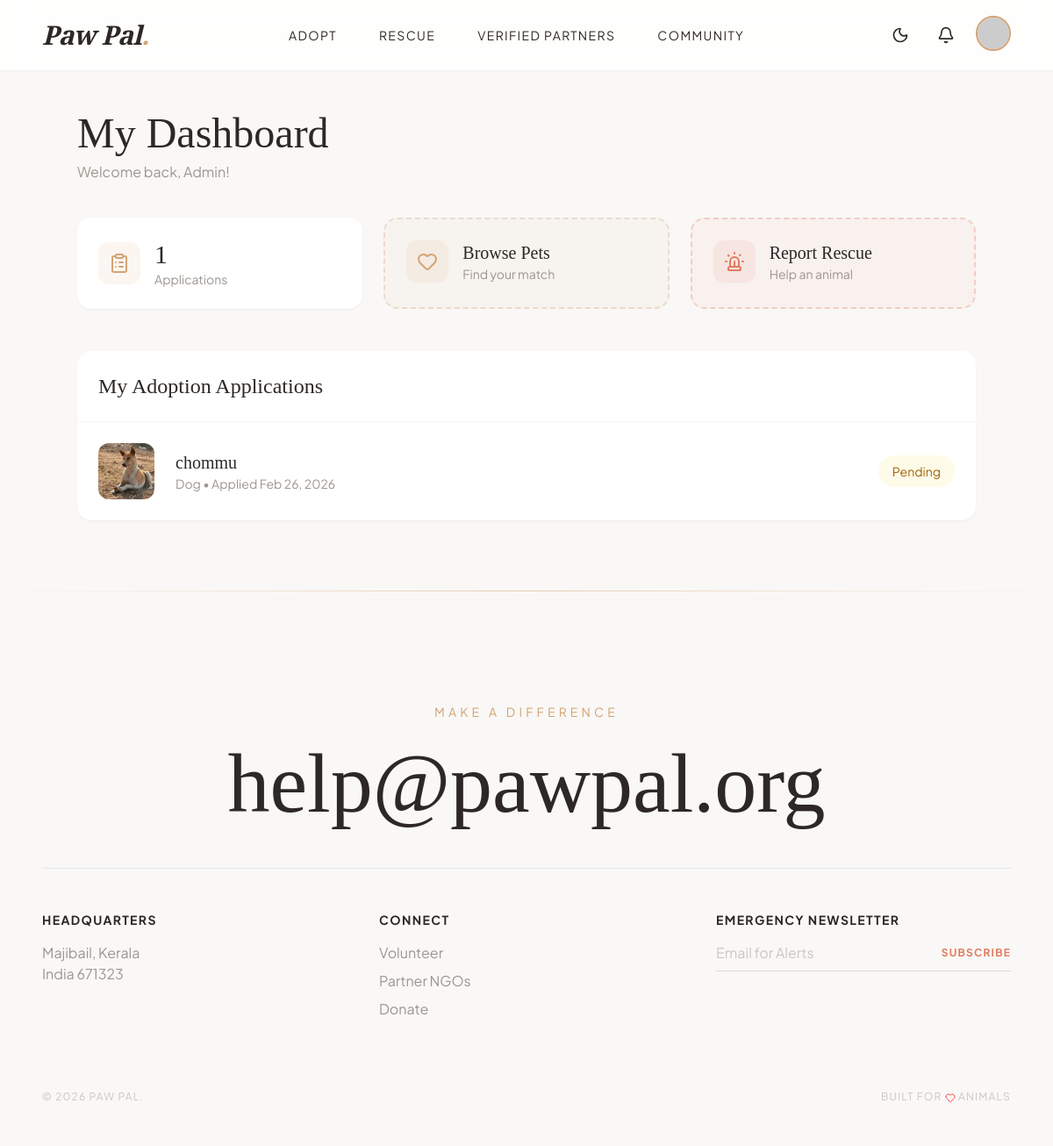
The app's page /public/index.php (signed in), older data.
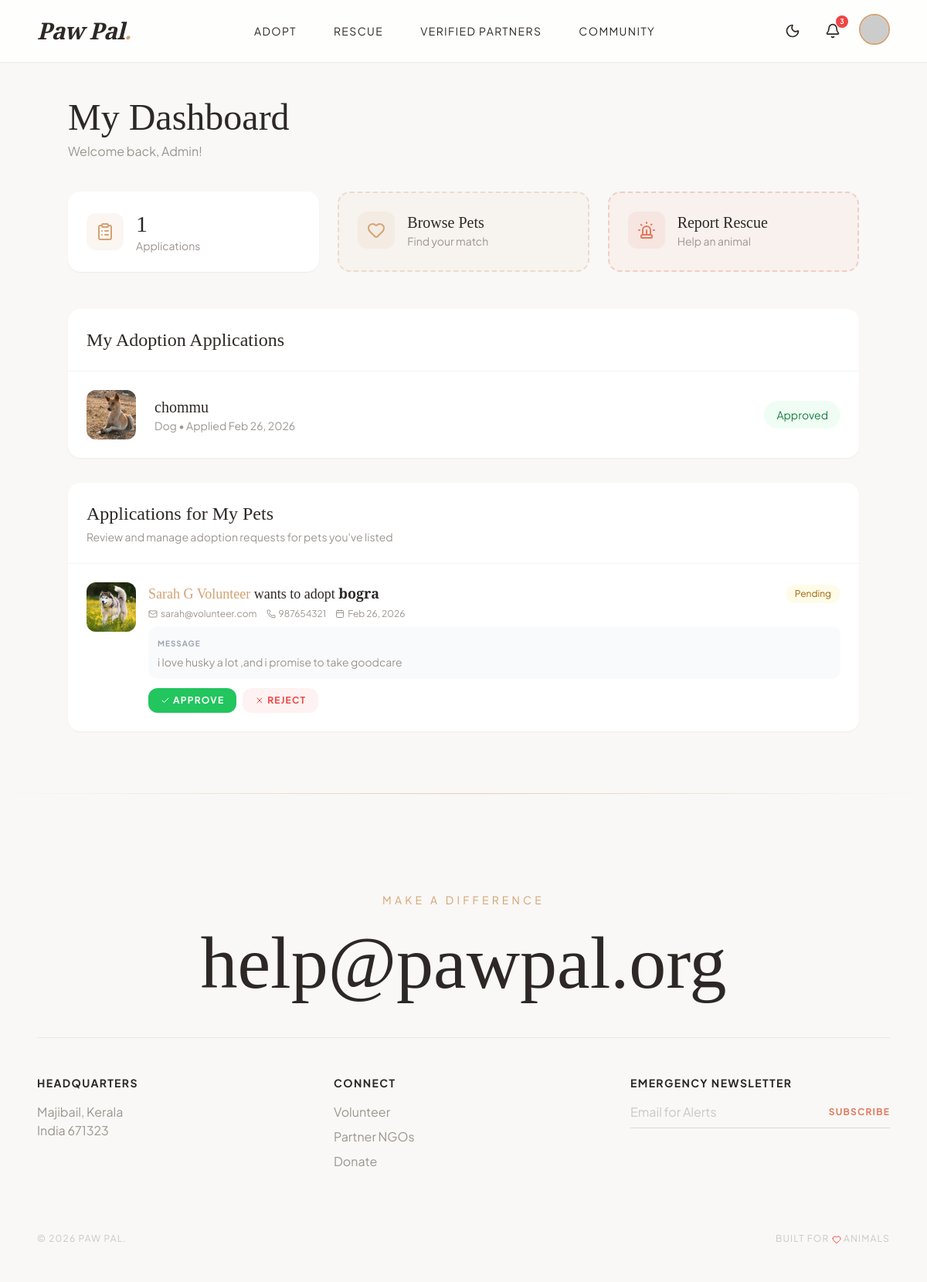
The same page, newer data.
### tables this page shows
CREATE TABLE `adoption_applications` (
  `id` int(11) NOT NULL,
  `user_id` int(11) DEFAULT NULL,
  `pet_id` int(11) DEFAULT NULL,
  `message` text DEFAULT NULL,
  `status` enum('Pending','Approved','Rejected') DEFAULT 'Pending',
  `admin_notes` text DEFAULT NULL,
  `owner_response` enum('Pending','Deal','No Deal') DEFAULT 'Pending',
  `owner_notes` text DEFAULT NULL,
  `application_date` timestamp NOT NULL DEFAULT current_timestamp()
);

CREATE TABLE `pets` (
  `id` int(11) NOT NULL,
  `name` varchar(50) NOT NULL,
  `type` enum('dog','cat','bird','other') NOT NULL,
  `breed` varchar(50) DEFAULT NULL,
  `age` varchar(20) DEFAULT NULL,
  `gender` enum('Male','Female') NOT NULL,
  `description` text DEFAULT NULL,
  `image` varchar(255) DEFAULT 'default_pet.jpg',
  `status` enum('Available','Adopted','Pending') DEFAULT 'Available',
  `added_by` int(11) DEFAULT NULL,
  `added_at` timestamp NOT NULL DEFAULT current_timestamp()
);

CREATE TABLE `users` (
  `id` int(11) NOT NULL,
  `username` varchar(50) NOT NULL,
  `email` varchar(100) NOT NULL,
  `password` varchar(255) NOT NULL,
  `phone` varchar(20) DEFAULT NULL,
  `address` text DEFAULT NULL,
  `role` enum('user','admin','volunteer','rescuer','organization') DEFAULT 'user',
  `is_verified` tinyint(1) DEFAULT 0,
  `created_at` timestamp NOT NULL DEFAULT current_timestamp(),
  `gender` varchar(20) DEFAULT NULL,
  `dob` date DEFAULT NULL,
  `profile_image` varchar(255) DEFAULT NULL,
  `lives_saved` int(11) DEFAULT 0,
  `organization_name` varchar(150) DEFAULT NULL
);

### public/index.php (the view, shortened to what the rows shown need)
<?php
include '../config.php';
$userId = $_SESSION['user_id'];
$applications = $conn->query("SELECT aa.*, p.name as pet_name, p.type, p.image
                               FROM adoption_applications aa
                               JOIN pets p ON aa.pet_id = p.id
                               WHERE aa.user_id = $userId
                               ORDER BY aa.application_date DESC");
$ownerApps = $conn->query("SELECT aa.*, u.username as applicant_name, u.email as applicant_email, u.phone as applicant_phone,
                                   p.name as pet_name, p.type, p.image as pet_image
                            FROM adoption_applications aa
                            JOIN users u ON aa.user_id = u.id
                            JOIN pets p ON aa.pet_id = p.id
                            WHERE p.added_by = $userId
                            ORDER BY aa.application_date DESC");
include '../includes/header.php';
?>
<section class="pt-32 pb-20 px-6">
    <div class="max-w-5xl mx-auto">
        <div class="mb-10">
            <h1 class="font-serif text-5xl mb-2">My Dashboard</h1>
        </div>
        <div class="bg-white rounded-2xl shadow-sm overflow-hidden">
            <div class="p-6 border-b border-gray-100">
                <h2 class="font-serif text-2xl">My Adoption Applications</h2>
            </div>
            <?php if ($applications->num_rows > 0): ?>
                <div class="divide-y divide-gray-50">
                    <?php while ($app = $applications->fetch_assoc()): ?>
                        <div class="p-6 flex items-center gap-6 hover:bg-gray-50 transition-colors">
                            <div class="w-16 h-16 rounded-xl overflow-hidden flex-shrink-0">
                                <img src="<?php echo file_exists('../uploads/pets/' . $app['image']) ? '../uploads/pets/' . $app['image'] : 'https://images.unsplash.com/photo-1587300003388-59208cc962cb?w=100'; ?>"
                                    alt="<?php echo htmlspecialchars($app['pet_name']); ?>" class="w-full h-full object-cover">
                            </div>
                            <div class="flex-1">
                                <h3 class="font-serif text-xl"><?php echo htmlspecialchars($app['pet_name']); ?></h3>
                                <p class="text-sm text-paw-gray capitalize"><?php echo $app['type']; ?> • Applied
                                    <?php echo date('M d, Y', strtotime($app['application_date'])); ?>
                                </p>
                            </div>
                            <span
                                class="px-4 py-2 text-sm rounded-full
                            <?php echo $app['status'] === 'Pending' ? 'bg-yellow-50 text-yellow-700' :
                                ($app['status'] === 'Approved' ? 'bg-green-50 text-green-700' : 'bg-red-50 text-red-700'); ?>">
                                <?php echo $app['status']; ?>
                            </span>
                        </div>
                    <?php endwhile; ?>
                </div>
            <?php endif; ?>
        </div>
        <?php if ($ownerApps && $ownerApps->num_rows > 0): ?>
            <div class="bg-white rounded-2xl shadow-sm overflow-hidden mt-8">
                <div class="p-6 border-b border-gray-100">
                    <h2 class="font-serif text-2xl">Applications for My Pets</h2>
                </div>
                <div class="divide-y divide-gray-50">
                    <?php while ($oApp = $ownerApps->fetch_assoc()): ?>
                        <div class="p-6 hover:bg-gray-50 transition-colors">
                            <div class="flex items-start gap-4">
                                <div class="w-16 h-16 rounded-xl overflow-hidden flex-shrink-0">
                                    <img src="<?php echo file_exists('../uploads/pets/' . $oApp['pet_image']) ? '../uploads/pets/' . rawurlencode($oApp['pet_image']) : 'https://images.unsplash.com/photo-1587300003388-59208cc962cb?w=100'; ?>"
                                        alt="<?php echo htmlspecialchars($oApp['pet_name']); ?>"
                                        class="w-full h-full object-cover">
                                </div>
                                <div class="flex-1">
                                    <div class="flex flex-wrap items-center justify-between gap-2 mb-1">
                                        <h3 class="font-serif text-lg">
                                            <span
                                                class="text-paw-accent"><?php echo htmlspecialchars($oApp['applicant_name']); ?></span>
                                            wants to adopt <strong><?php echo htmlspecialchars($oApp['pet_name']); ?></strong>
                                        </h3>
                                        <span
                                            class="px-3 py-1 text-xs rounded-full
                                            <?php echo $oApp['status'] === 'Pending' ? 'bg-yellow-50 text-yellow-700' :
                                                ($oApp['status'] === 'Approved' ? 'bg-green-50 text-green-700' : 'bg-red-50 text-red-700'); ?>">
                                            <?php echo $oApp['status']; ?>
                                        </span>
                                    </div>
                                    <div class="flex flex-wrap gap-3 text-xs text-paw-gray mb-2">
                                        <span class="flex items-center gap-1">
                                            <i data-lucide="mail" class="w-3 h-3"></i>
                                            <a href="mailto:<?php echo htmlspecialchars($oApp['applicant_email']); ?>"
                                                class="hover:text-paw-accent">
                                                <?php echo htmlspecialchars($oApp['applicant_email']); ?>
                                            </a>
                                        </span>
                                        <?php if (!empty($oApp['applicant_phone'])): ?>
                                            <span class="flex items-center gap-1">
                                                <i data-lucide="phone" class="w-3 h-3"></i>
                                                <a href="tel:<?php echo htmlspecialchars($oApp['applicant_phone']); ?>"
                                                    class="hover:text-paw-accent">
                                                    <?php echo htmlspecialchars($oApp['applicant_phone']); ?>
                                                </a>
                                            </span>
                                        <?php endif; ?>
                                        <span class="flex items-center gap-1">
                                            <i data-lucide="calendar" class="w-3 h-3"></i>
                                            <?php echo date('M d, Y', strtotime($oApp['application_date'])); ?>
                                        </span>
                                    </div>
                                    <?php if (!empty($oApp['message'])): ?>
                                        <div class="bg-gray-50 rounded-xl p-3 text-sm text-paw-gray mb-3">
                                            <p class="text-[10px] uppercase tracking-widest font-bold text-gray-400 mb-1">Message
                                            </p>
                                            <?php echo nl2br(htmlspecialchars($oApp['message'])); ?>
                                        </div>
                                    <?php endif; ?>
                                    <?php if ($oApp['status'] === 'Pending'): ?>
                                        <div class="flex gap-2">
                                            <form method="POST" class="inline">
                                                <button type="submit"
                                                    class="px-4 py-2 bg-green-500 text-white rounded-xl text-xs font-bold uppercase tracking-widest hover:bg-green-600 transition-colors flex items-center gap-1">
                                                    <i data-lucide="check" class="w-3 h-3"></i> Approve
                                                </button>
                                            </form>
                                            <form method="POST" class="inline">
                                                <button type="submit"
                                                    class="px-4 py-2 bg-red-50 text-red-500 rounded-xl text-xs font-bold uppercase tracking-widest hover:bg-red-100 transition-colors flex items-center gap-1">
                                                    <i data-lucide="x" class="w-3 h-3"></i> Reject
                                                </button>
                                            </form>
                                        </div>
                                    <?php endif; ?>
                                </div>
                            </div>
                        </div>
                    <?php endwhile; ?>
                </div>
            </div>
        <?php endif; ?>
    </div>
</section>
<?php include '../includes/footer.php'; ?>

Row changes from the older to the newer data that the page shows:
changed adoption_applications "chommu": status "Pending" → "Approved"
added adoption_applications: pet.image (picture), user.username "Sarah G Volunteer", pet.name "bogra", status "Pending", user.email "sarah@volunteer.com", user.phone "987654321", application_date "Feb 26, 2026", message "i love husky a lot ,and i promise to take goodcare", shown under "Applications for My Pets"
Text that changed along with them:
$notifCount: (not shown) → "3"
text now shown: "Applications for My Pets Review and manage adoption requests for pets you've listed"
